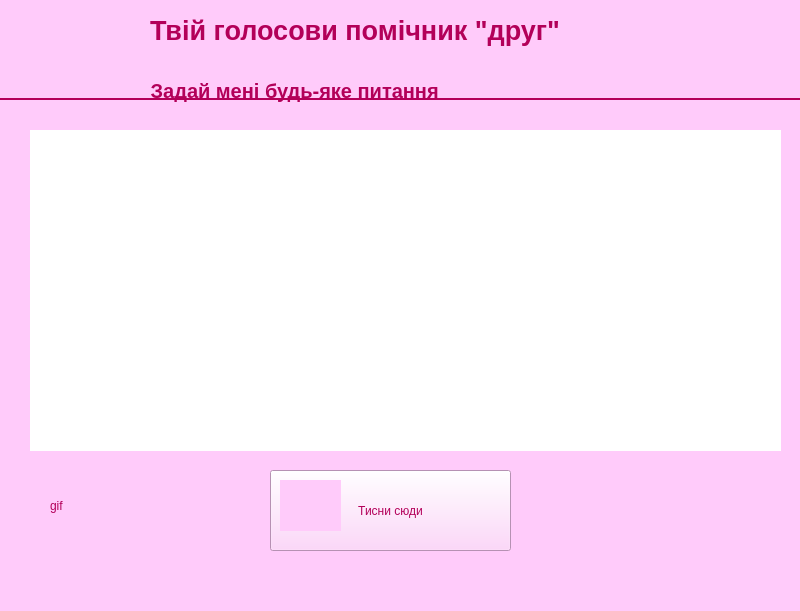
<?xml version="1.0" encoding="UTF-8"?>
<ui version="4.0">
 <class>MainWindow</class>
 <widget class="QMainWindow" name="MainWindow">
  <property name="geometry">
   <rect>
    <x>0</x>
    <y>0</y>
    <width>800</width>
    <height>611</height>
   </rect>
  </property>
  <property name="font">
   <font>
    <pointsize>5</pointsize>
   </font>
  </property>
  <property name="windowTitle">
   <string>Голосовий помічник</string>
  </property>
  <property name="styleSheet">
   <string notr="true">background-color:rgb(255, 203, 250);
color: rgb(179, 0, 89);</string>
  </property>
  <widget class="QWidget" name="centralwidget">
   <widget class="QLabel" name="label">
    <property name="geometry">
     <rect>
      <x>150</x>
      <y>-30</y>
      <width>1301</width>
      <height>121</height>
     </rect>
    </property>
    <property name="minimumSize">
     <size>
      <width>10</width>
      <height>0</height>
     </size>
    </property>
    <property name="font">
     <font>
      <pointsize>20</pointsize>
      <weight>75</weight>
      <italic>false</italic>
      <bold>true</bold>
     </font>
    </property>
    <property name="text">
     <string>Твій голосови помічник &quot;друг&quot;</string>
    </property>
    <property name="textFormat">
     <enum>Qt::PlainText</enum>
    </property>
   </widget>
   <widget class="QLabel" name="label_text2">
    <property name="enabled">
     <bool>true</bool>
    </property>
    <property name="geometry">
     <rect>
      <x>-110</x>
      <y>60</y>
      <width>1091</width>
      <height>61</height>
     </rect>
    </property>
    <property name="font">
     <font>
      <pointsize>15</pointsize>
      <weight>75</weight>
      <italic>false</italic>
      <bold>true</bold>
      <underline>true</underline>
      <strikeout>false</strikeout>
      <kerning>true</kerning>
     </font>
    </property>
    <property name="cursor">
     <cursorShape>SizeBDiagCursor</cursorShape>
    </property>
    <property name="text">
     <string>                                               Задай мені будь-яке питання                                                                                      т.</string>
    </property>
   </widget>
   <widget class="QPushButton" name="btn_micro">
    <property name="geometry">
     <rect>
      <x>270</x>
      <y>470</y>
      <width>241</width>
      <height>81</height>
     </rect>
    </property>
    <property name="text">
     <string>Тисни сюди</string>
    </property>
   </widget>
   <widget class="QLabel" name="photo_micro">
    <property name="geometry">
     <rect>
      <x>280</x>
      <y>480</y>
      <width>61</width>
      <height>51</height>
     </rect>
    </property>
    <property name="font">
     <font>
      <stylestrategy>NoAntialias</stylestrategy>
     </font>
    </property>
    <property name="text">
     <string/>
    </property>
    <property name="pixmap">
     <pixmap>mikro.jpg</pixmap>
    </property>
    <property name="scaledContents">
     <bool>true</bool>
    </property>
   </widget>
   <widget class="QLabel" name="main_label">
    <property name="geometry">
     <rect>
      <x>30</x>
      <y>130</y>
      <width>751</width>
      <height>321</height>
     </rect>
    </property>
    <property name="styleSheet">
     <string notr="true">background-color: rgb(255, 255, 255);</string>
    </property>
    <property name="text">
     <string/>
    </property>
   </widget>
   <widget class="QLabel" name="label_2">
    <property name="geometry">
     <rect>
      <x>50</x>
      <y>460</y>
      <width>111</width>
      <height>91</height>
     </rect>
    </property>
    <property name="text">
     <string>gif</string>
    </property>
   </widget>
  </widget>
  <widget class="QMenuBar" name="menubar">
   <property name="geometry">
    <rect>
     <x>0</x>
     <y>0</y>
     <width>800</width>
     <height>26</height>
    </rect>
   </property>
  </widget>
  <widget class="QStatusBar" name="statusbar"/>
 </widget>
 <resources/>
 <connections/>
</ui>
